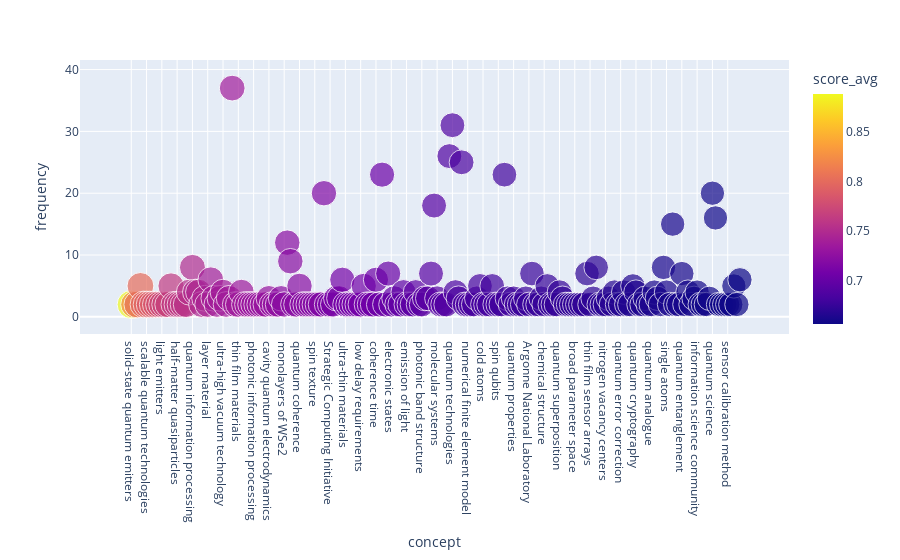

The notebook cell this image was saved under:
### Markdown cell above
We can use the plotly visualization library to explore the concepts:

### Code cell
import plotly.express as px

FREQ_MIN = 2 
FREQ_MAX = 70 
SCORE_MIN = 0.6 
MAX_CONCEPTS = 200 

filtered_concepts = concepts_unique.query(f"""frequency >= {FREQ_MIN} & frequency <= {FREQ_MAX} & score_avg >= {SCORE_MIN} """)\
                    .sort_values(["score_avg", "frequency"], ascending=False)[:MAX_CONCEPTS]

px.scatter(filtered_concepts,
           x="concept",
           y="frequency",
           height=700,
           color="score_avg",
           size="score_avg")

### Figure 1 — Plotly figure (JSON) as saved in the notebook; plotly's stock layout.template omitted (floating-point values rounded to 4 significant figures; data arrays with more than 128 entries replaced by an {"elided": "..."} marker saying what was removed)
{"data": [{"hovertemplate": "concept=%{x}<br>frequency=%{y}<br>score_avg=%{marker.color}<extra></extra>", "legendgroup": "", "marker": {"color": {"elided": "200 float values"}, "coloraxis": "coloraxis", "size": {"elided": "200 float values"}, "sizemode": "area", "sizeref": 0.00222, "symbol": "circle"}, "mode": "markers", "name": "", "orientation": "v", "showlegend": false, "type": "scatter", "x": {"elided": "200 str values"}, "xaxis": "x", "y": {"elided": "200 int values"}, "yaxis": "y"}], "layout": {"autosize": true, "coloraxis": {"colorbar": {"title": {"text": "score_avg"}}, "colorscale": [[0, "#0d0887"], [0.1111, "#46039f"], [0.2222, "#7201a8"], [0.3333, "#9c179e"], [0.4444, "#bd3786"], [0.5556, "#d8576b"], [0.6667, "#ed7953"], [0.7778, "#fb9f3a"], [0.8889, "#fdca26"], [1, "#f0f921"]]}, "legend": {"itemsizing": "constant", "tracegroupgap": 0}, "margin": {"t": 60}, "xaxis": {"anchor": "y", "autorange": true, "domain": [0, 1], "range": [-16.06, 214.4], "title": {"text": "concept"}, "type": "category"}, "yaxis": {"anchor": "x", "autorange": true, "domain": [0, 1], "range": [-1.801, 40.65], "title": {"text": "frequency"}, "type": "linear"}}}
